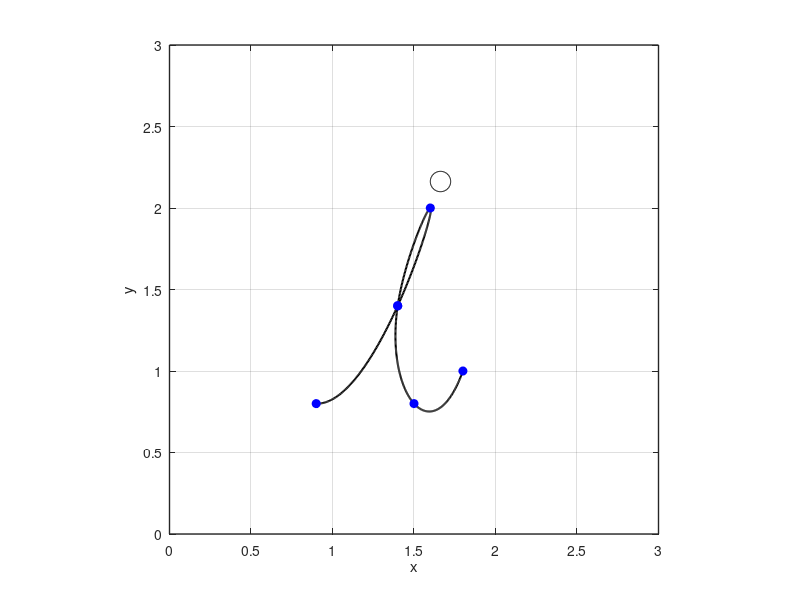

Recreate this plot in MATLAB.
x = [0.9 1.4 1.6 1.4 1.5 1.8];
y = [0.8 1.4 2 1.4 0.8 1];

n = length(x);
t = 0:n-1;
tt = 0:0.01:n-1;

xx = spline(t, x, tt);
yy = spline(t, y, tt);

figure(1)
plot(xx, yy, 'k', 'LineWidth', 1.5)
hold on
plot(x, y , 'bo', 'MarkerFaceColor', 'b')
axis([0 3 0 3])
grid on
xlabel('x')
ylabel('y')
set(gca, 'FontSize', 10, 'LineWidth', 1)
grid on
pos = [1.6 2.1 0.125 0.125];
rectangle('Position',pos, 'Curvature',[1 1])
axis equal